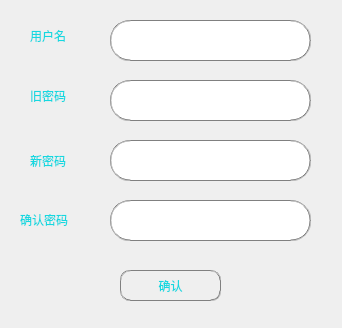
<?xml version="1.0" encoding="UTF-8"?>
<ui version="4.0">
 <class>pWordChange</class>
 <widget class="QWidget" name="pWordChange">
  <property name="geometry">
   <rect>
    <x>0</x>
    <y>0</y>
    <width>342</width>
    <height>328</height>
   </rect>
  </property>
  <property name="windowTitle">
   <string>Form</string>
  </property>
  <property name="windowIcon">
   <iconset resource="Photo.qrc">
    <normaloff>:/new/prefix1/photo/icon.png</normaloff>:/new/prefix1/photo/icon.png</iconset>
  </property>
  <widget class="QLineEdit" name="lineEdit_name">
   <property name="geometry">
    <rect>
     <x>110</x>
     <y>20</y>
     <width>201</width>
     <height>41</height>
    </rect>
   </property>
   <property name="styleSheet">
    <string notr="true">border:1px groove gray;border-radius:20px;padding:2px 4px;
background-image: url(:/new/prefix1/photo/white.png);
background-color: rgb(255, 255, 255);</string>
   </property>
  </widget>
  <widget class="QLineEdit" name="lineEdit_oldpW">
   <property name="geometry">
    <rect>
     <x>110</x>
     <y>80</y>
     <width>201</width>
     <height>41</height>
    </rect>
   </property>
   <property name="styleSheet">
    <string notr="true">border:1px groove gray;border-radius:20px;padding:2px 4px;
background-image: url(:/new/prefix1/photo/white.png);
background-color: rgb(255, 255, 255);</string>
   </property>
   <property name="echoMode">
    <enum>QLineEdit::Password</enum>
   </property>
  </widget>
  <widget class="QLineEdit" name="lineEdit_newpW">
   <property name="geometry">
    <rect>
     <x>110</x>
     <y>140</y>
     <width>201</width>
     <height>41</height>
    </rect>
   </property>
   <property name="styleSheet">
    <string notr="true">border:1px groove gray;border-radius:20px;padding:2px 4px;
background-image: url(:/new/prefix1/photo/white.png);
background-color: rgb(255, 255, 255);</string>
   </property>
   <property name="echoMode">
    <enum>QLineEdit::Password</enum>
   </property>
  </widget>
  <widget class="QLineEdit" name="lineEdit_reNewpW">
   <property name="geometry">
    <rect>
     <x>110</x>
     <y>200</y>
     <width>201</width>
     <height>41</height>
    </rect>
   </property>
   <property name="styleSheet">
    <string notr="true">border:1px groove gray;border-radius:20px;padding:2px 4px;
background-image: url(:/new/prefix1/photo/white.png);
background-color: rgb(255, 255, 255);</string>
   </property>
   <property name="echoMode">
    <enum>QLineEdit::Password</enum>
   </property>
  </widget>
  <widget class="QPushButton" name="pushButton">
   <property name="geometry">
    <rect>
     <x>120</x>
     <y>270</y>
     <width>101</width>
     <height>31</height>
    </rect>
   </property>
   <property name="styleSheet">
    <string notr="true">background-image: url(:/new/prefix1/photo/white.png);
color: rgb(21, 216, 224);
border:0.5px groove gray;border-radius:10px;padding:2px 4px;
font: 10pt &quot;幼圆&quot;;</string>
   </property>
   <property name="text">
    <string>确认</string>
   </property>
  </widget>
  <widget class="QLabel" name="label">
   <property name="geometry">
    <rect>
     <x>30</x>
     <y>20</y>
     <width>61</width>
     <height>31</height>
    </rect>
   </property>
   <property name="styleSheet">
    <string notr="true">color: rgb(21, 216, 224);
font: 12pt &quot;幼圆&quot;;</string>
   </property>
   <property name="text">
    <string>用户名</string>
   </property>
  </widget>
  <widget class="QLabel" name="label_2">
   <property name="geometry">
    <rect>
     <x>30</x>
     <y>80</y>
     <width>61</width>
     <height>31</height>
    </rect>
   </property>
   <property name="styleSheet">
    <string notr="true">color: rgb(21, 216, 224);
font: 12pt &quot;幼圆&quot;;</string>
   </property>
   <property name="text">
    <string>旧密码</string>
   </property>
  </widget>
  <widget class="QLabel" name="label_3">
   <property name="geometry">
    <rect>
     <x>30</x>
     <y>150</y>
     <width>71</width>
     <height>21</height>
    </rect>
   </property>
   <property name="styleSheet">
    <string notr="true">color: rgb(21, 216, 224);
font: 12pt &quot;幼圆&quot;;</string>
   </property>
   <property name="text">
    <string>新密码</string>
   </property>
  </widget>
  <widget class="QLabel" name="label_4">
   <property name="geometry">
    <rect>
     <x>20</x>
     <y>210</y>
     <width>81</width>
     <height>20</height>
    </rect>
   </property>
   <property name="styleSheet">
    <string notr="true">color: rgb(21, 216, 224);
font: 12pt &quot;幼圆&quot;;</string>
   </property>
   <property name="text">
    <string>确认密码</string>
   </property>
  </widget>
 </widget>
 <resources>
  <include location="Photo.qrc"/>
 </resources>
 <connections/>
</ui>
